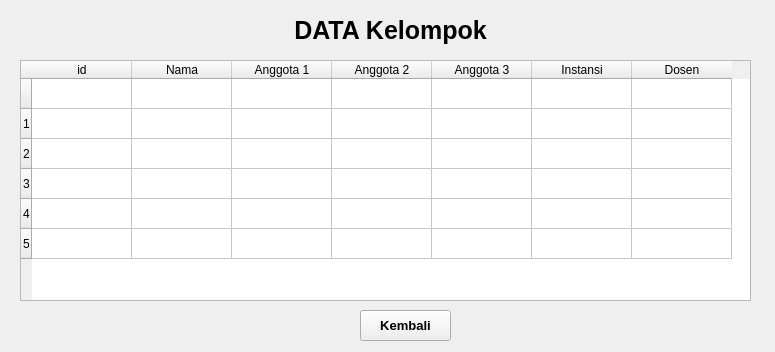
<?xml version="1.0" encoding="UTF-8"?>
<ui version="4.0">
 <class>Form</class>
 <widget class="QWidget" name="Form">
  <property name="geometry">
   <rect>
    <x>0</x>
    <y>0</y>
    <width>775</width>
    <height>352</height>
   </rect>
  </property>
  <property name="windowTitle">
   <string>Form</string>
  </property>
  <widget class="QTableWidget" name="tableWidget">
   <property name="geometry">
    <rect>
     <x>20</x>
     <y>60</y>
     <width>731</width>
     <height>241</height>
    </rect>
   </property>
   <row>
    <property name="text">
     <string/>
    </property>
   </row>
   <row>
    <property name="text">
     <string>1</string>
    </property>
   </row>
   <row>
    <property name="text">
     <string>2</string>
    </property>
   </row>
   <row>
    <property name="text">
     <string>3</string>
    </property>
   </row>
   <row>
    <property name="text">
     <string>4</string>
    </property>
   </row>
   <row>
    <property name="text">
     <string>5</string>
    </property>
   </row>
   <column>
    <property name="text">
     <string>id</string>
    </property>
   </column>
   <column>
    <property name="text">
     <string>Nama</string>
    </property>
   </column>
   <column>
    <property name="text">
     <string>Anggota 1</string>
    </property>
   </column>
   <column>
    <property name="text">
     <string>Anggota 2</string>
    </property>
   </column>
   <column>
    <property name="text">
     <string>Anggota 3</string>
    </property>
   </column>
   <column>
    <property name="text">
     <string>Instansi</string>
    </property>
   </column>
   <column>
    <property name="text">
     <string>Dosen</string>
    </property>
   </column>
  </widget>
  <widget class="QLabel" name="label">
   <property name="geometry">
    <rect>
     <x>10</x>
     <y>10</y>
     <width>761</width>
     <height>41</height>
    </rect>
   </property>
   <property name="font">
    <font>
     <family>MS Sans Serif</family>
     <pointsize>19</pointsize>
     <weight>75</weight>
     <bold>true</bold>
    </font>
   </property>
   <property name="text">
    <string>DATA Kelompok</string>
   </property>
   <property name="alignment">
    <set>Qt::AlignCenter</set>
   </property>
  </widget>
  <widget class="QPushButton" name="pushButton">
   <property name="geometry">
    <rect>
     <x>360</x>
     <y>310</y>
     <width>91</width>
     <height>31</height>
    </rect>
   </property>
   <property name="font">
    <font>
     <family>Segoe UI</family>
     <pointsize>10</pointsize>
     <weight>75</weight>
     <bold>true</bold>
    </font>
   </property>
   <property name="text">
    <string>Kembali</string>
   </property>
  </widget>
 </widget>
 <resources/>
 <connections/>
</ui>
